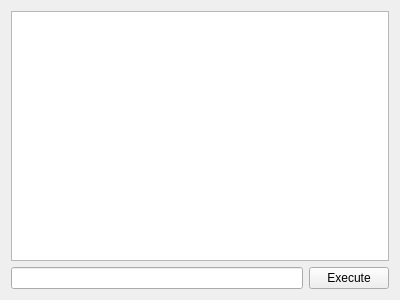
<?xml version="1.0" encoding="UTF-8"?>
<ui version="4.0">
 <class>Form</class>
 <widget class="QWidget" name="Form">
  <property name="geometry">
   <rect>
    <x>0</x>
    <y>0</y>
    <width>400</width>
    <height>300</height>
   </rect>
  </property>
  <property name="windowTitle">
   <string>Form</string>
  </property>
  <layout class="QGridLayout" name="gridLayout">
   <item row="2" column="1">
    <widget class="QPushButton" name="execute_button">
     <property name="text">
      <string>Execute</string>
     </property>
    </widget>
   </item>
   <item row="2" column="0">
    <widget class="QLineEdit" name="query_text"/>
   </item>
   <item row="1" column="0" colspan="2">
    <widget class="QListWidget" name="query_history"/>
   </item>
  </layout>
 </widget>
 <resources/>
 <connections/>
</ui>
